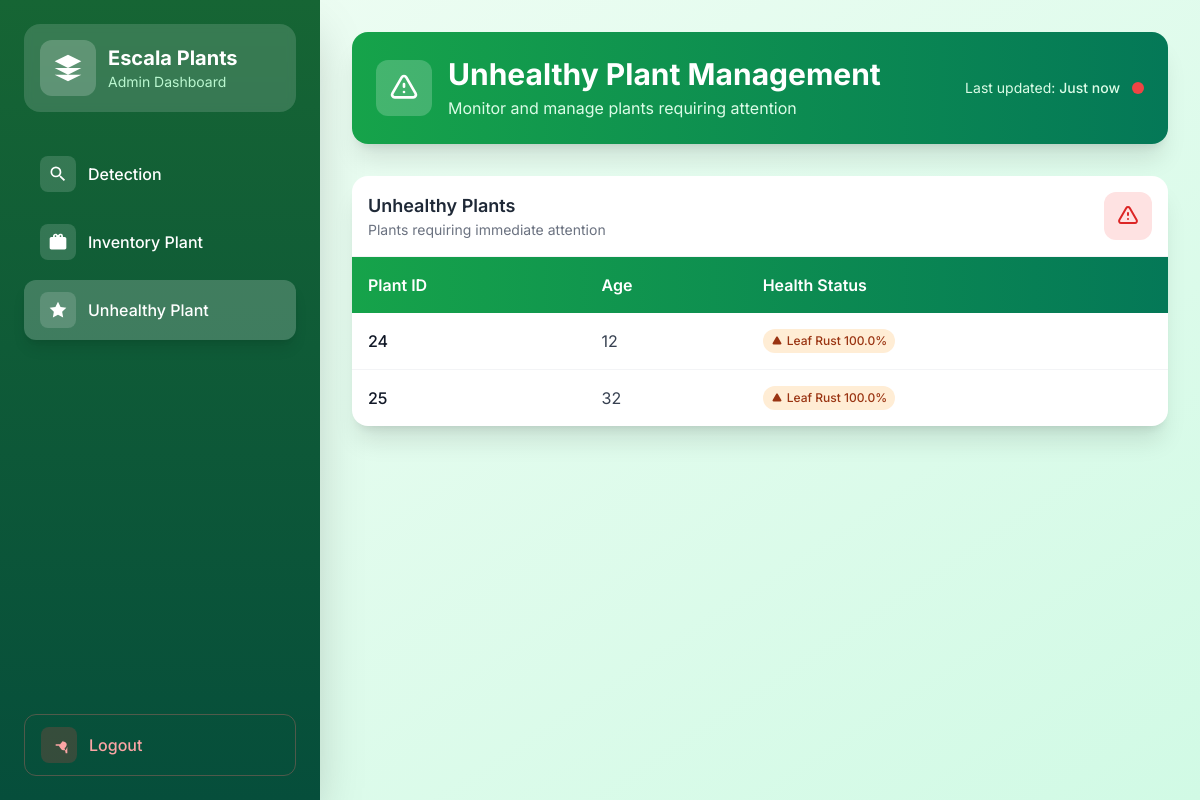
Before: /track-plant-health/ with the older database file.
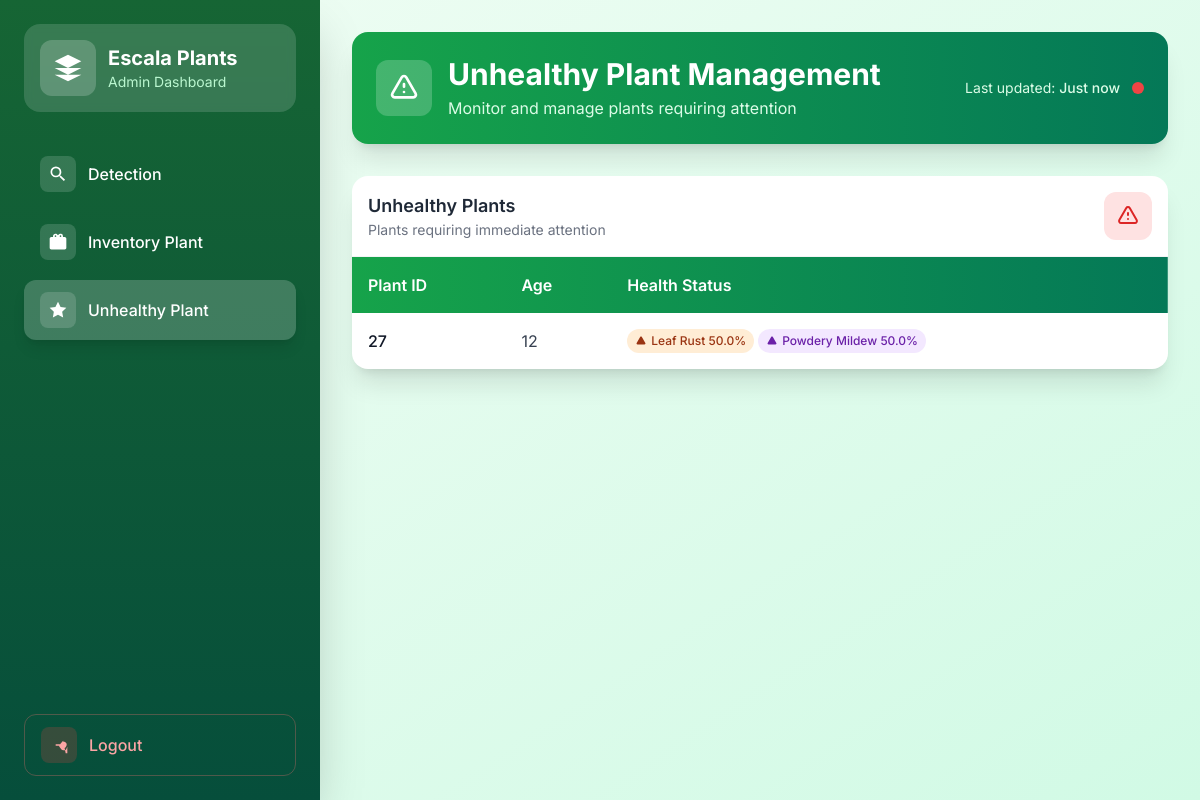
After: the same page with the newer database file.
### dashboard/models.py (models this page shows, shortened)
class Plant(models.Model):
    user = models.ForeignKey(settings.AUTH_USER_MODEL, on_delete=models.CASCADE)
    plant_id = models.AutoField(primary_key=True)
    plant_number = models.IntegerField(default=0)
    age = models.IntegerField()
    health_status = models.CharField(max_length=255, default='undetected')
    symptoms = models.CharField(max_length=255, blank=True, null=True)
    tree_analysis = models.OneToOneField(
    'dashboard.TreeAnalysis',
    null=True,
    blank=True,
    on_delete=models.SET_NULL,
    related_name='linked_plant'  # ✅ Add this
)

### dashboard/views.py (the view)
# urls.py: path('track-plant-health/', track_plant_health, name='track_plant_health'),
def track_plant_health(request):
    from django.core.paginator import Paginator
    plants = Plant.objects.all()
    unhealthy_plants_data = []
    for plant in plants:
        latest_analysis = TreeAnalysis.objects.filter(plant=plant).order_by('-created_at').first()
        if latest_analysis:
            latest_analysis.calculate_health()
            if latest_analysis.leaf_rust_percentage > 0 or latest_analysis.powdery_mildew_percentage > 0:
                plant.detection_details = {
                    'leaf_rust_percentage': latest_analysis.leaf_rust_percentage,
                    'powdery_mildew_percentage': latest_analysis.powdery_mildew_percentage,
                }
                unhealthy_plants_data.append(plant)
    paginator = Paginator(unhealthy_plants_data, 5)
    page_number = request.GET.get('page')
    page_obj = paginator.get_page(page_number)
    return render(request, "dashboard/track_plant_health.html", {
        "unhealthy_plants": page_obj,
        "page_obj": page_obj
    })

### dashboard/templates/dashboard/track_plant_health.html (shortened to what the changed rows need)
{% load static %}
<!DOCTYPE html>
<html lang="en">
<head>
    <script src="https://cdn.tailwindcss.com"></script>
</head>
<body class="bg-gradient-to-br from-green-50 to-emerald-100 min-h-screen">
<div class="flex flex-col lg:flex-row min-h-screen">
  <aside id="sidebar" class="bg-gradient-to-b from-green-800 to-emerald-900 text-white w-full lg:w-80 h-auto lg:h-screen p-6 flex-col justify-between hidden lg:flex shadow-2xl">
    <div>
      <div class="bg-white bg-opacity-15 rounded-2xl p-4 mb-8 backdrop-blur-sm">
        <div class="flex items-center space-x-3">
          <div>
            <h1 class="text-xl font-bold">Escala Plants</h1>
          </div>
        </div>
      </div>
    </div>
  </aside>
  <main class="flex-1 p-6 lg:p-8 overflow-x-hidden">
    <div class="max-w-7xl mx-auto">
      <div class="bg-gradient-to-r from-green-600 to-emerald-700 text-white p-6 rounded-2xl shadow-xl mb-8">
          <div class="flex justify-between items-center flex-wrap">
              <div class="flex items-center space-x-4">
                  <div>
                      <h2 class="text-2xl lg:text-3xl font-bold">Unhealthy Plant Management</h2>
                  </div>
              </div>
          </div>
      </div>
      <div class="bg-white rounded-2xl shadow-xl overflow-hidden">
          <div class="overflow-x-auto">
              <table class="min-w-full">
                  <thead>
                      <tr class="bg-gradient-to-r from-green-600 to-emerald-700 text-white">
                          <th class="p-4 text-left font-semibold">Plant ID</th>
                          <th class="p-4 text-left font-semibold">Age</th>
                          <th class="p-4 text-left font-semibold">Health Status</th>
                      </tr>
                  </thead>
                  <tbody class="divide-y divide-gray-100">
                      {% for plant in unhealthy_plants %}
                      <tr class="hover:bg-green-50 transition-colors duration-200">
                          <td class="p-4 font-medium text-gray-900">{{ plant.plant_id }}</td>
                          <td class="p-4 text-gray-700">{{ plant.age }}</td>
                          <td class="p-4">
                              {% if plant.health_status == 'undetected' %}
                                  <span class="inline-flex items-center px-3 py-1 rounded-full text-sm font-medium bg-yellow-100 text-yellow-800">
                                      <svg class="w-4 h-4 mr-1" fill="currentColor" viewBox="0 0 24 24">
                                          <path d="M12 2C6.48 2 2 6.48 2 12s4.48 10 10 10 10-4.48 10-10S17.52 2 12 2zm-2 15l-5-5 1.41-1.41L10 14.17l7.59-7.59L19 8l-9 9z"/>
                                      </svg>
                                      Pending Detection
                                  </span>
                              {% else %}
                                  <div class="flex flex-wrap gap-1">
                                      {% if plant.detection_details and plant.detection_details.leaf_rust_percentage > 0 %}
                                          <span class="inline-flex items-center px-2 py-1 rounded-full text-xs font-medium bg-orange-100 text-orange-800">
                                              <svg class="w-3 h-3 mr-1" fill="currentColor" viewBox="0 0 24 24">
                                                  <path d="M12 9v2m0 4h.01M5.07 19h13.86c1.54 0 2.5-1.66 1.73-3L13.73 4c-.77-1.33-2.69-1.33-3.46 0L3.34 16c-.77 1.34.19 3 1.73 3z"/>
                                              </svg>
                                              Leaf Rust {{ plant.detection_details.leaf_rust_percentage|floatformat:1 }}%
                                          </span>
                                      {% endif %}
                                      {% if plant.detection_details and plant.detection_details.powdery_mildew_percentage > 0 %}
                                          <span class="inline-flex items-center px-2 py-1 rounded-full text-xs font-medium bg-purple-100 text-purple-800">
                                              <svg class="w-3 h-3 mr-1" fill="currentColor" viewBox="0 0 24 24">
                                                  <path d="M12 9v2m0 4h.01M5.07 19h13.86c1.54 0 2.5-1.66 1.73-3L13.73 4c-.77-1.33-2.69-1.33-3.46 0L3.34 16c-.77 1.34.19 3 1.73 3z"/>
                                              </svg>
                                              Powdery Mildew {{ plant.detection_details.powdery_mildew_percentage|floatformat:1 }}%
                                          </span>
                                      {% endif %}
                                  </div>
                              {% endif %}
                          </td>
                      </tr>
                      {% endfor %}
                  </tbody>
              </table>
          </div>
      </div>
    </div>
  </main>
</div>
</body>
</html>

Changed rows visible on the page:
removed Plant: plant_id "24", age "12", detection_details.leaf_rust_percentage "100.0"
removed Plant: plant_id "25", age "32", detection_details.leaf_rust_percentage "100.0"
added Plant: plant_id "27", age "12", detection_details.leaf_rust_percentage "50.0", detection_details.powdery_mildew_percentage "50.0"
